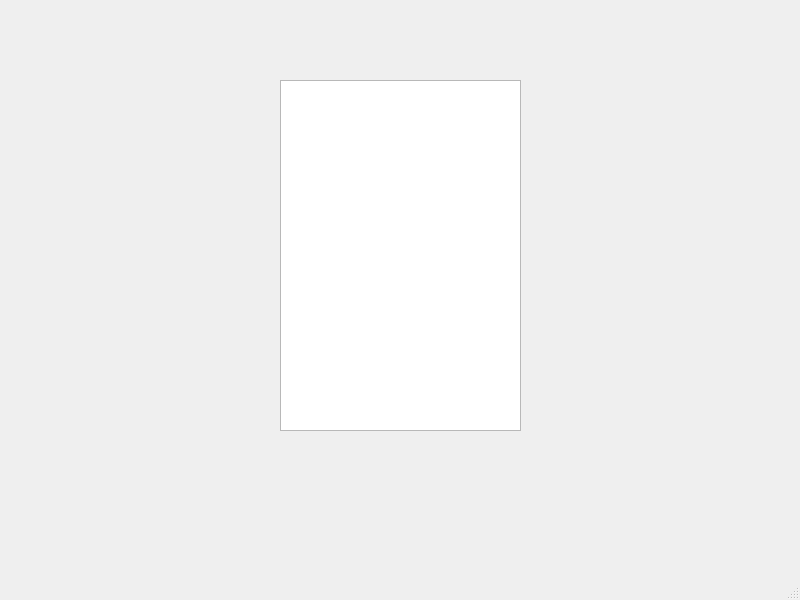
<?xml version="1.0" encoding="UTF-8"?>
<ui version="4.0">
 <class>MainWindow</class>
 <widget class="QMainWindow" name="MainWindow">
  <property name="geometry">
   <rect>
    <x>0</x>
    <y>0</y>
    <width>800</width>
    <height>600</height>
   </rect>
  </property>
  <property name="windowTitle">
   <string>MainWindow</string>
  </property>
  <widget class="QWidget" name="centralwidget">
   <widget class="QListWidget" name="listWidget">
    <property name="geometry">
     <rect>
      <x>280</x>
      <y>80</y>
      <width>241</width>
      <height>351</height>
     </rect>
    </property>
    <property name="sizePolicy">
     <sizepolicy hsizetype="Expanding" vsizetype="Expanding">
      <horstretch>0</horstretch>
      <verstretch>0</verstretch>
     </sizepolicy>
    </property>
    <property name="maximumSize">
     <size>
      <width>300</width>
      <height>16777215</height>
     </size>
    </property>
    <property name="focusPolicy">
     <enum>Qt::NoFocus</enum>
    </property>
   </widget>
  </widget>
  <widget class="QMenuBar" name="menubar">
   <property name="geometry">
    <rect>
     <x>0</x>
     <y>0</y>
     <width>800</width>
     <height>20</height>
    </rect>
   </property>
  </widget>
  <widget class="QStatusBar" name="statusbar"/>
 </widget>
 <resources/>
 <connections/>
</ui>
